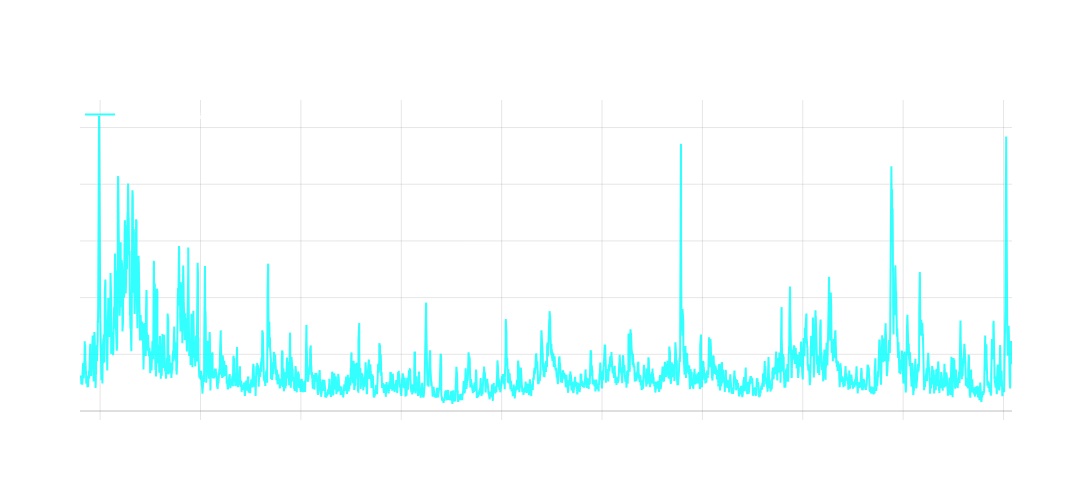

Write notebook code for a chart like this one.
### Markdown cell above
**Leverage Effect**: Returns tend to decline during periods of volatility disproportionately to the rise in returns from volatility decreases

What does this tell us?  If volatility is mean reverting (plenty of evidence there) and most of the time volatility is low and declining we will accumulate returns.

### Code cell
import pandas as pd
import plotly.graph_objects as go

# Read SPX data
spx_data = pd.read_csv('SPX.csv')
spx_data['Date'] = pd.to_datetime(spx_data['Date'])

# Calculate daily returns and volatility
spx_data['Returns'] = spx_data['Close'].pct_change()
spx_data['Volatility'] = spx_data['Returns'].rolling(window=21).std() * (252 ** 0.5)

# Create figure
fig = go.Figure()

# Plot volatility
fig.add_trace(
    go.Scatter(
        x=spx_data['Date'],
        y=spx_data['Volatility'],
        name='Volatility (21-day)',
        line=dict(color='rgba(0, 255, 255, 0.8)', width=2)
    )
)

# Update layout
fig.update_layout(
    width=1200,
    height=500,
    title='SPX Volatility Over Time',
    plot_bgcolor='rgba(0,0,0,0)',
    paper_bgcolor='rgba(0,0,0,0)',
    font=dict(color='white'),
    showlegend=True,
    legend=dict(
        x=0,
        y=1.0,
        bgcolor='rgba(0,0,0,0)'
    ),
    xaxis=dict(
        title='Date',
        showgrid=True,
        gridwidth=1,
        gridcolor='rgba(128,128,128,0.2)',
        zeroline=True,
        zerolinewidth=1,
        zerolinecolor='rgba(128,128,128,0.5)'
    ),
    yaxis=dict(
        title='Annualized Volatility',
        showgrid=True,
        gridwidth=1,
        gridcolor='rgba(128,128,128,0.2)',
        zeroline=True,
        zerolinewidth=1,
        zerolinecolor='rgba(128,128,128,0.5)'
    )
)

fig.show()

### Figure 1 — Plotly figure (JSON) as saved in the notebook; plotly's stock layout.template omitted (floating-point values rounded to 4 significant figures; data arrays with more than 128 entries replaced by an {"elided": "..."} marker saying what was removed)
{"data": [{"line": {"color": "rgba(0, 255, 255, 0.8)", "width": 2}, "name": "Volatility (21-day)", "type": "scatter", "x": {"elided": "23323 str values"}, "y": {"elided": "23323 float values"}}], "layout": {"font": {"color": "white"}, "height": 500, "legend": {"bgcolor": "rgba(0,0,0,0)", "x": 0, "y": 1}, "paper_bgcolor": "rgba(0,0,0,0)", "plot_bgcolor": "rgba(0,0,0,0)", "showlegend": true, "title": {"text": "SPX Volatility Over Time"}, "width": 1200, "xaxis": {"gridcolor": "rgba(128,128,128,0.2)", "gridwidth": 1, "showgrid": true, "title": {"text": "Date"}, "zeroline": true, "zerolinecolor": "rgba(128,128,128,0.5)", "zerolinewidth": 1}, "yaxis": {"gridcolor": "rgba(128,128,128,0.2)", "gridwidth": 1, "showgrid": true, "title": {"text": "Annualized Volatility"}, "zeroline": true, "zerolinecolor": "rgba(128,128,128,0.5)", "zerolinewidth": 1}}}
